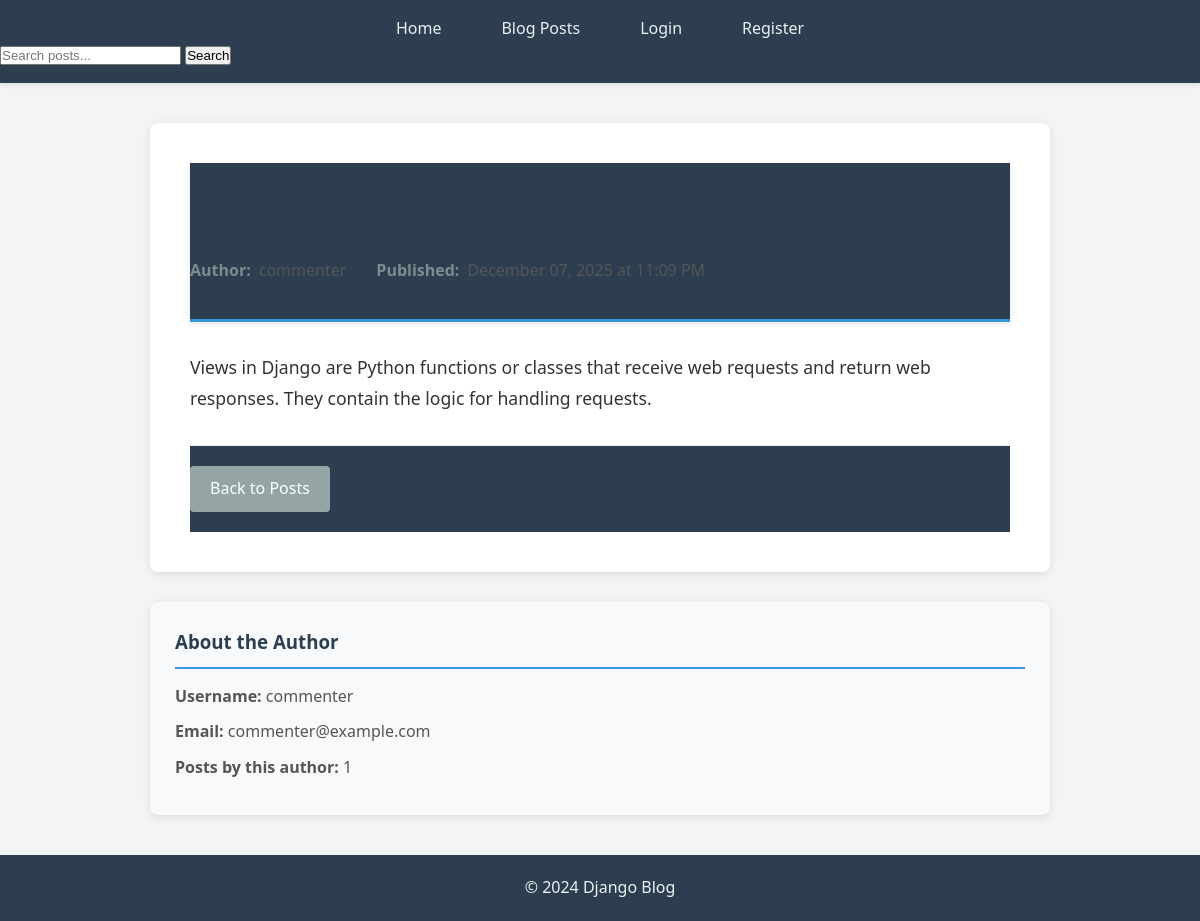
Screenshot of /post/3/ with the database file from the repository.
### blog/models.py (models this page shows, shortened)
class Post(models.Model):
    title = models.CharField(max_length=200)
    content = models.TextField()
    published_date = models.DateTimeField(auto_now_add=True)
    author = models.ForeignKey(User, on_delete=models.CASCADE, related_name='posts')
    tags = TaggableManager()  # Tagging functionality using django-taggit
    class Meta:
        ordering = ['-published_date']

### blog/views.py (the view)
class PostDetailView(DetailView):
    model = Post
    template_name = 'blog/post_detail.html'
    context_object_name = 'post'
    def get_context_data(self, **kwargs):
        context = super().get_context_data(**kwargs)
        context['comments'] = self.object.comments.all().order_by('created_at')
        context['comment_form'] = CommentForm()
        return context

### blog/forms.py (shortened to what this page needs)
class CommentForm(forms.ModelForm):
    content = forms.CharField(
        widget=forms.Textarea(attrs={
            'class': 'form-control',
            'rows': 4,
            'placeholder': 'Write your comment here...',
            'aria-label': 'Comment content'
        }),
        label='Comment',
        help_text='Share your thoughts on this post',
        max_length=1000
    )
    class Meta:
        model = Comment
        fields = ['content']

### blog/templates/blog/post_detail.html (shortened to what this page needs)
{% extends 'blog/base.html' %}
{% load static %}
{% block content %}
<div class="post-detail-container">
    <article class="post-detail">
        <header class="post-detail-header">
            <h1>{{ post.title }}</h1>
            <div class="post-meta">
                <div class="post-author-info">
                    <span class="author-label">Author:</span>
                    <span class="author-name">{{ post.author.username }}</span>
                </div>
                <div class="post-date-info">
                    <span class="date-label">Published:</span>
                    <span class="date-value">{{ post.published_date|date:"F d, Y \a\t h:i A" }}</span>
                </div>
            </div>
        </header>
        <div class="post-content">
            {{ post.content|linebreaks }}
        </div>
        <footer class="post-detail-footer">
            <div class="post-actions">
                <a href="{% url 'posts' %}" class="btn btn-secondary">Back to Posts</a>
            </div>
        </footer>
    </article>
    <aside class="author-card">
        <h3>About the Author</h3>
        <div class="author-details">
            <p><strong>Username:</strong> {{ post.author.username }}</p>
            {% if post.author.email %}
            <p><strong>Email:</strong> {{ post.author.email }}</p>
            {% endif %}
            <p><strong>Posts by this author:</strong> {{ post.author.posts.count }}</p>
        </div>
    </aside>
</div>
{% endblock %}

### static/css/styles.css (style rules this page uses)
* { margin: 0; padding: 0; box-sizing: border-box; }
body { font-family: 'Segoe UI', Tahoma, Geneva, Verdana, sans-serif; line-height: 1.6; color: #333; background-color: #f4f4f4; }
header { background-color: #2c3e50; color: #ecf0f1; padding: 1rem 0; box-shadow: 0 2px 5px rgba(0, 0, 0, 0.1); }
footer { background-color: #2c3e50; color: #ecf0f1; text-align: center; padding: 20px 0; margin-top: 40px; }
.btn { padding: 10px 20px; border: none; border-radius: 4px; cursor: pointer; font-size: 16px; text-decoration: none; display: inline-block; text-align: center; transition: background-color 0.3s ease; }
.btn-secondary { background-color: #95a5a6; color: white; }

### static/css/blog_posts.css (style rules this page uses)
.post-meta { display: flex; gap: 20px; color: #7f8c8d; font-size: 0.9em; margin-bottom: 15px; }
.post-actions { display: flex; gap: 10px; flex-wrap: wrap; }
.post-detail-container { max-width: 900px; margin: 0 auto; }
.post-detail { background: white; padding: 40px; border-radius: 8px; box-shadow: 0 2px 10px rgba(0, 0, 0, 0.1); margin-bottom: 30px; }
.post-detail-header { border-bottom: 3px solid #3498db; padding-bottom: 20px; margin-bottom: 30px; }
.post-detail-header h1 { color: #2c3e50; font-size: 2.5em; margin-bottom: 15px; }
.post-detail .post-meta { display: flex; gap: 30px; color: #7f8c8d; font-size: 1em; }
.post-author-info, .post-date-info { display: flex; gap: 8px; }
.author-label, .date-label { font-weight: 600; }
.author-name, .date-value { color: #555; }
.post-content { font-size: 1.1em; line-height: 1.8; color: #333; margin: 30px 0; }
.post-detail-footer { border-top: 1px solid #e9ecef; padding-top: 20px; margin-top: 30px; }
.author-card { background: #f8f9fa; padding: 25px; border-radius: 8px; box-shadow: 0 2px 10px rgba(0, 0, 0, 0.1); }
.author-card h3 { color: #2c3e50; margin-bottom: 15px; border-bottom: 2px solid #3498db; padding-bottom: 10px; }
.author-details p { margin: 10px 0; color: #555; }

### rows the page displays
Post: author.username "commenter", published_date "December 07, 2025 at 11:09 PM", content "Views in Django are Python functions or classes that receive web requests and return web responses. They contain the logic for handling requests.", author.email "commenter@example.com", author.posts.count "1"
